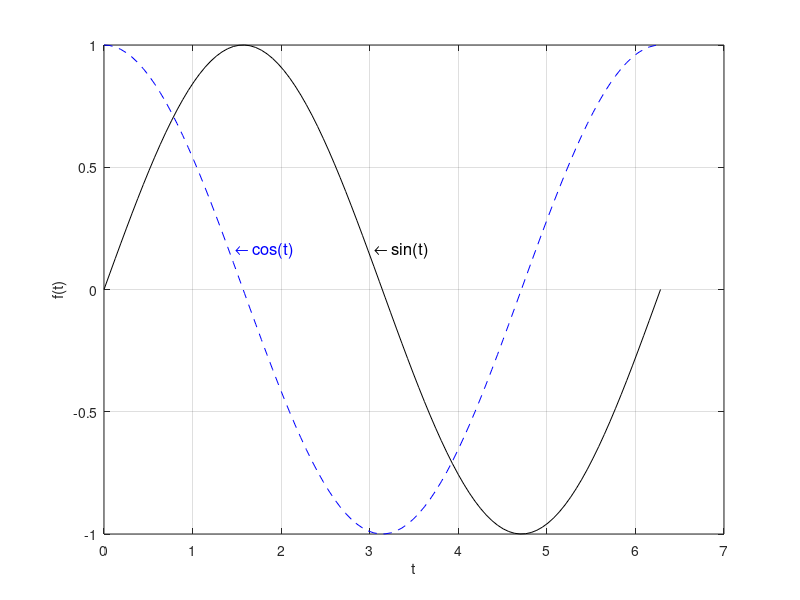

Recreate this plot in MATLAB.
% zakres zmiennej t
t = linspace(0,2*pi);
% funkcja sin
y_sin = sin(t);
% funkcja cos
y_cos = cos(t);
% rysuje w dwoch wywolaniach funkcji plot  
plot(t,y_sin,'-k')
hold on
plot(t,y_cos,'--b')
% siatka
grid on;
%podpis OX
xlabel('t');
% podpis OY
ylabel('f(t)');
% podpis krzywych
text(3.05,0.16,'\leftarrow sin(t)','Color','black','FontSize',12);
text(1.48,0.16,'\leftarrow cos(t)','Color','blue','FontSize',12);